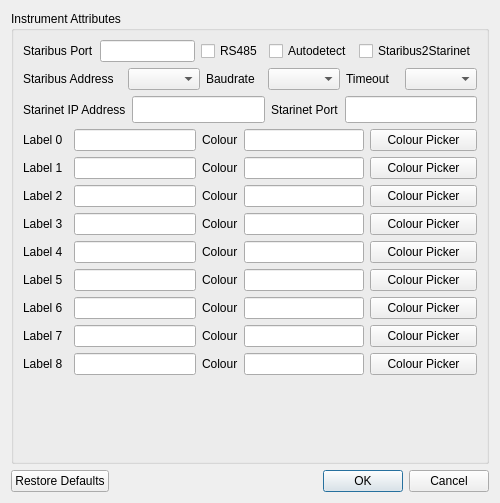
<?xml version="1.0" encoding="UTF-8"?>
<ui version="4.0">
 <class>InstrumentAttributesDialog</class>
 <widget class="QDialog" name="InstrumentAttributesDialog">
  <property name="geometry">
   <rect>
    <x>0</x>
    <y>0</y>
    <width>500</width>
    <height>503</height>
   </rect>
  </property>
  <property name="minimumSize">
   <size>
    <width>500</width>
    <height>503</height>
   </size>
  </property>
  <property name="maximumSize">
   <size>
    <width>1000</width>
    <height>600</height>
   </size>
  </property>
  <property name="windowTitle">
   <string>Instrument Attributes</string>
  </property>
  <layout class="QGridLayout" name="gridLayout_3">
   <item row="0" column="0">
    <widget class="QGroupBox" name="groupBox">
     <property name="styleSheet">
      <string notr="true"/>
     </property>
     <property name="title">
      <string>Instrument Attributes</string>
     </property>
     <layout class="QGridLayout" name="gridLayout">
      <item row="3" column="1">
       <widget class="QLineEdit" name="Chan0LabelEdit">
        <property name="minimumSize">
         <size>
          <width>120</width>
          <height>0</height>
         </size>
        </property>
        <property name="maximumSize">
         <size>
          <width>160</width>
          <height>16777215</height>
         </size>
        </property>
        <property name="maxLength">
         <number>12</number>
        </property>
       </widget>
      </item>
      <item row="3" column="2">
       <widget class="QLabel" name="label_13">
        <property name="minimumSize">
         <size>
          <width>0</width>
          <height>0</height>
         </size>
        </property>
        <property name="text">
         <string>Colour</string>
        </property>
       </widget>
      </item>
      <item row="3" column="3">
       <widget class="QLineEdit" name="Chan0ColourLineEdit">
        <property name="minimumSize">
         <size>
          <width>120</width>
          <height>0</height>
         </size>
        </property>
        <property name="maximumSize">
         <size>
          <width>120</width>
          <height>16777215</height>
         </size>
        </property>
        <property name="maxLength">
         <number>7</number>
        </property>
       </widget>
      </item>
      <item row="3" column="4">
       <widget class="QPushButton" name="PickerButton0">
        <property name="minimumSize">
         <size>
          <width>107</width>
          <height>20</height>
         </size>
        </property>
        <property name="maximumSize">
         <size>
          <width>100</width>
          <height>16777215</height>
         </size>
        </property>
        <property name="text">
         <string>Colour Picker</string>
        </property>
       </widget>
      </item>
      <item row="4" column="0">
       <widget class="QLabel" name="label_5">
        <property name="minimumSize">
         <size>
          <width>30</width>
          <height>0</height>
         </size>
        </property>
        <property name="maximumSize">
         <size>
          <width>80</width>
          <height>16777215</height>
         </size>
        </property>
        <property name="text">
         <string>Label 1</string>
        </property>
       </widget>
      </item>
      <item row="4" column="2">
       <widget class="QLabel" name="label_18">
        <property name="minimumSize">
         <size>
          <width>0</width>
          <height>0</height>
         </size>
        </property>
        <property name="text">
         <string>Colour</string>
        </property>
       </widget>
      </item>
      <item row="4" column="3">
       <widget class="QLineEdit" name="Chan1ColourLineEdit">
        <property name="minimumSize">
         <size>
          <width>120</width>
          <height>0</height>
         </size>
        </property>
        <property name="maximumSize">
         <size>
          <width>120</width>
          <height>16777215</height>
         </size>
        </property>
        <property name="maxLength">
         <number>7</number>
        </property>
       </widget>
      </item>
      <item row="8" column="1">
       <widget class="QLineEdit" name="Chan5LabelEdit">
        <property name="minimumSize">
         <size>
          <width>120</width>
          <height>0</height>
         </size>
        </property>
        <property name="maximumSize">
         <size>
          <width>160</width>
          <height>16777215</height>
         </size>
        </property>
        <property name="maxLength">
         <number>12</number>
        </property>
       </widget>
      </item>
      <item row="4" column="4">
       <widget class="QPushButton" name="PickerButton1">
        <property name="minimumSize">
         <size>
          <width>107</width>
          <height>0</height>
         </size>
        </property>
        <property name="maximumSize">
         <size>
          <width>100</width>
          <height>16777215</height>
         </size>
        </property>
        <property name="text">
         <string>Colour Picker</string>
        </property>
       </widget>
      </item>
      <item row="5" column="0">
       <widget class="QLabel" name="label_6">
        <property name="minimumSize">
         <size>
          <width>30</width>
          <height>20</height>
         </size>
        </property>
        <property name="maximumSize">
         <size>
          <width>80</width>
          <height>16777215</height>
         </size>
        </property>
        <property name="text">
         <string>Label 2</string>
        </property>
       </widget>
      </item>
      <item row="5" column="1">
       <widget class="QLineEdit" name="Chan2LabelEdit">
        <property name="minimumSize">
         <size>
          <width>120</width>
          <height>20</height>
         </size>
        </property>
        <property name="maximumSize">
         <size>
          <width>160</width>
          <height>16777215</height>
         </size>
        </property>
        <property name="maxLength">
         <number>12</number>
        </property>
       </widget>
      </item>
      <item row="5" column="2">
       <widget class="QLabel" name="label_19">
        <property name="minimumSize">
         <size>
          <width>0</width>
          <height>20</height>
         </size>
        </property>
        <property name="text">
         <string>Colour</string>
        </property>
       </widget>
      </item>
      <item row="5" column="3">
       <widget class="QLineEdit" name="Chan2ColourLineEdit">
        <property name="minimumSize">
         <size>
          <width>120</width>
          <height>20</height>
         </size>
        </property>
        <property name="maximumSize">
         <size>
          <width>120</width>
          <height>16777215</height>
         </size>
        </property>
        <property name="maxLength">
         <number>7</number>
        </property>
       </widget>
      </item>
      <item row="5" column="4">
       <widget class="QPushButton" name="PickerButton2">
        <property name="minimumSize">
         <size>
          <width>107</width>
          <height>0</height>
         </size>
        </property>
        <property name="maximumSize">
         <size>
          <width>100</width>
          <height>16777215</height>
         </size>
        </property>
        <property name="text">
         <string>Colour Picker</string>
        </property>
       </widget>
      </item>
      <item row="6" column="0">
       <widget class="QLabel" name="label_7">
        <property name="minimumSize">
         <size>
          <width>30</width>
          <height>0</height>
         </size>
        </property>
        <property name="maximumSize">
         <size>
          <width>80</width>
          <height>16777215</height>
         </size>
        </property>
        <property name="text">
         <string>Label 3</string>
        </property>
       </widget>
      </item>
      <item row="6" column="1">
       <widget class="QLineEdit" name="Chan3LabelEdit">
        <property name="minimumSize">
         <size>
          <width>120</width>
          <height>0</height>
         </size>
        </property>
        <property name="maximumSize">
         <size>
          <width>160</width>
          <height>16777215</height>
         </size>
        </property>
        <property name="maxLength">
         <number>12</number>
        </property>
       </widget>
      </item>
      <item row="6" column="2">
       <widget class="QLabel" name="label_20">
        <property name="text">
         <string>Colour</string>
        </property>
       </widget>
      </item>
      <item row="6" column="3">
       <widget class="QLineEdit" name="Chan3ColourLineEdit">
        <property name="minimumSize">
         <size>
          <width>120</width>
          <height>0</height>
         </size>
        </property>
        <property name="maximumSize">
         <size>
          <width>120</width>
          <height>16777215</height>
         </size>
        </property>
        <property name="maxLength">
         <number>7</number>
        </property>
       </widget>
      </item>
      <item row="0" column="0" colspan="5">
       <layout class="QHBoxLayout" name="horizontalLayout">
        <item>
         <widget class="QLabel" name="label_15">
          <property name="text">
           <string>Staribus Port</string>
          </property>
         </widget>
        </item>
        <item>
         <widget class="QLineEdit" name="StaribusPortLineEdit"/>
        </item>
        <item>
         <widget class="QCheckBox" name="RS485checkBox">
          <property name="text">
           <string>RS485</string>
          </property>
         </widget>
        </item>
        <item>
         <widget class="QCheckBox" name="StaribusAutodetectCheckBox">
          <property name="text">
           <string>Autodetect</string>
          </property>
         </widget>
        </item>
        <item>
         <widget class="QCheckBox" name="Staribus2StarinetCheckBox">
          <property name="text">
           <string>Staribus2Starinet</string>
          </property>
         </widget>
        </item>
       </layout>
      </item>
      <item row="6" column="4">
       <widget class="QPushButton" name="PickerButton3">
        <property name="minimumSize">
         <size>
          <width>107</width>
          <height>0</height>
         </size>
        </property>
        <property name="maximumSize">
         <size>
          <width>100</width>
          <height>16777215</height>
         </size>
        </property>
        <property name="text">
         <string>Colour Picker</string>
        </property>
       </widget>
      </item>
      <item row="7" column="0">
       <widget class="QLabel" name="label_8">
        <property name="minimumSize">
         <size>
          <width>30</width>
          <height>0</height>
         </size>
        </property>
        <property name="maximumSize">
         <size>
          <width>80</width>
          <height>16777215</height>
         </size>
        </property>
        <property name="text">
         <string>Label 4</string>
        </property>
       </widget>
      </item>
      <item row="7" column="1">
       <widget class="QLineEdit" name="Chan4LabelEdit">
        <property name="minimumSize">
         <size>
          <width>120</width>
          <height>0</height>
         </size>
        </property>
        <property name="maximumSize">
         <size>
          <width>160</width>
          <height>16777215</height>
         </size>
        </property>
        <property name="maxLength">
         <number>12</number>
        </property>
       </widget>
      </item>
      <item row="7" column="2">
       <widget class="QLabel" name="label_21">
        <property name="text">
         <string>Colour</string>
        </property>
       </widget>
      </item>
      <item row="7" column="3">
       <widget class="QLineEdit" name="Chan4ColourLineEdit">
        <property name="minimumSize">
         <size>
          <width>120</width>
          <height>0</height>
         </size>
        </property>
        <property name="maximumSize">
         <size>
          <width>120</width>
          <height>16777215</height>
         </size>
        </property>
        <property name="maxLength">
         <number>7</number>
        </property>
       </widget>
      </item>
      <item row="7" column="4">
       <widget class="QPushButton" name="PickerButton4">
        <property name="minimumSize">
         <size>
          <width>107</width>
          <height>0</height>
         </size>
        </property>
        <property name="maximumSize">
         <size>
          <width>100</width>
          <height>16777215</height>
         </size>
        </property>
        <property name="text">
         <string>Colour Picker</string>
        </property>
       </widget>
      </item>
      <item row="8" column="0">
       <widget class="QLabel" name="label_9">
        <property name="minimumSize">
         <size>
          <width>30</width>
          <height>0</height>
         </size>
        </property>
        <property name="maximumSize">
         <size>
          <width>80</width>
          <height>16777215</height>
         </size>
        </property>
        <property name="text">
         <string>Label 5</string>
        </property>
       </widget>
      </item>
      <item row="8" column="2">
       <widget class="QLabel" name="label_22">
        <property name="text">
         <string>Colour</string>
        </property>
       </widget>
      </item>
      <item row="8" column="3">
       <widget class="QLineEdit" name="Chan5ColourLineEdit">
        <property name="minimumSize">
         <size>
          <width>120</width>
          <height>0</height>
         </size>
        </property>
        <property name="maximumSize">
         <size>
          <width>120</width>
          <height>16777215</height>
         </size>
        </property>
        <property name="maxLength">
         <number>7</number>
        </property>
       </widget>
      </item>
      <item row="8" column="4">
       <widget class="QPushButton" name="PickerButton5">
        <property name="minimumSize">
         <size>
          <width>107</width>
          <height>0</height>
         </size>
        </property>
        <property name="maximumSize">
         <size>
          <width>100</width>
          <height>16777215</height>
         </size>
        </property>
        <property name="text">
         <string>Colour Picker</string>
        </property>
       </widget>
      </item>
      <item row="9" column="0">
       <widget class="QLabel" name="label_10">
        <property name="minimumSize">
         <size>
          <width>30</width>
          <height>0</height>
         </size>
        </property>
        <property name="maximumSize">
         <size>
          <width>80</width>
          <height>16777215</height>
         </size>
        </property>
        <property name="text">
         <string>Label 6</string>
        </property>
       </widget>
      </item>
      <item row="1" column="0" colspan="5">
       <layout class="QHBoxLayout" name="horizontalLayout_2">
        <property name="spacing">
         <number>6</number>
        </property>
        <item>
         <widget class="QLabel" name="label">
          <property name="minimumSize">
           <size>
            <width>102</width>
            <height>0</height>
           </size>
          </property>
          <property name="text">
           <string>Staribus Address</string>
          </property>
         </widget>
        </item>
        <item>
         <widget class="QComboBox" name="comboBox">
          <property name="maxCount">
           <number>253</number>
          </property>
         </widget>
        </item>
        <item>
         <widget class="QLabel" name="label_16">
          <property name="minimumSize">
           <size>
            <width>56</width>
            <height>0</height>
           </size>
          </property>
          <property name="text">
           <string>Baudrate</string>
          </property>
         </widget>
        </item>
        <item>
         <widget class="QComboBox" name="BaudrateCombobox"/>
        </item>
        <item>
         <widget class="QLabel" name="label_17">
          <property name="minimumSize">
           <size>
            <width>53</width>
            <height>0</height>
           </size>
          </property>
          <property name="maximumSize">
           <size>
            <width>53</width>
            <height>16777215</height>
           </size>
          </property>
          <property name="text">
           <string>Timeout</string>
          </property>
         </widget>
        </item>
        <item>
         <widget class="QComboBox" name="TimeoutCombobox"/>
        </item>
       </layout>
      </item>
      <item row="2" column="0" colspan="5">
       <layout class="QHBoxLayout" name="horizontalLayout_3">
        <item>
         <widget class="QLabel" name="label_2">
          <property name="text">
           <string>Starinet IP Address</string>
          </property>
         </widget>
        </item>
        <item>
         <widget class="QLineEdit" name="StarinetAddressLineEdit">
          <property name="minimumSize">
           <size>
            <width>129</width>
            <height>27</height>
           </size>
          </property>
          <property name="maxLength">
           <number>15</number>
          </property>
         </widget>
        </item>
        <item>
         <widget class="QLabel" name="label_3">
          <property name="text">
           <string>Starinet Port</string>
          </property>
         </widget>
        </item>
        <item>
         <widget class="QLineEdit" name="StarinetPortLineEdit">
          <property name="minimumSize">
           <size>
            <width>50</width>
            <height>27</height>
           </size>
          </property>
          <property name="maxLength">
           <number>5</number>
          </property>
         </widget>
        </item>
       </layout>
      </item>
      <item row="4" column="1">
       <widget class="QLineEdit" name="Chan1LabelEdit">
        <property name="minimumSize">
         <size>
          <width>120</width>
          <height>0</height>
         </size>
        </property>
        <property name="maximumSize">
         <size>
          <width>160</width>
          <height>16777215</height>
         </size>
        </property>
        <property name="maxLength">
         <number>12</number>
        </property>
       </widget>
      </item>
      <item row="3" column="0">
       <widget class="QLabel" name="label_4">
        <property name="minimumSize">
         <size>
          <width>45</width>
          <height>0</height>
         </size>
        </property>
        <property name="maximumSize">
         <size>
          <width>80</width>
          <height>16777215</height>
         </size>
        </property>
        <property name="text">
         <string>Label 0</string>
        </property>
       </widget>
      </item>
      <item row="9" column="1">
       <widget class="QLineEdit" name="Chan6LabelEdit">
        <property name="minimumSize">
         <size>
          <width>120</width>
          <height>0</height>
         </size>
        </property>
        <property name="maximumSize">
         <size>
          <width>160</width>
          <height>16777215</height>
         </size>
        </property>
        <property name="maxLength">
         <number>12</number>
        </property>
       </widget>
      </item>
      <item row="9" column="2">
       <widget class="QLabel" name="label_23">
        <property name="text">
         <string>Colour</string>
        </property>
       </widget>
      </item>
      <item row="9" column="3">
       <widget class="QLineEdit" name="Chan6ColourLineEdit">
        <property name="minimumSize">
         <size>
          <width>120</width>
          <height>0</height>
         </size>
        </property>
        <property name="maximumSize">
         <size>
          <width>120</width>
          <height>16777215</height>
         </size>
        </property>
        <property name="maxLength">
         <number>7</number>
        </property>
       </widget>
      </item>
      <item row="9" column="4">
       <widget class="QPushButton" name="PickerButton6">
        <property name="minimumSize">
         <size>
          <width>107</width>
          <height>0</height>
         </size>
        </property>
        <property name="maximumSize">
         <size>
          <width>100</width>
          <height>16777215</height>
         </size>
        </property>
        <property name="text">
         <string>Colour Picker</string>
        </property>
       </widget>
      </item>
      <item row="10" column="0">
       <widget class="QLabel" name="label_11">
        <property name="minimumSize">
         <size>
          <width>30</width>
          <height>0</height>
         </size>
        </property>
        <property name="maximumSize">
         <size>
          <width>80</width>
          <height>16777215</height>
         </size>
        </property>
        <property name="text">
         <string>Label 7</string>
        </property>
       </widget>
      </item>
      <item row="10" column="1">
       <widget class="QLineEdit" name="Chan7LabelEdit">
        <property name="minimumSize">
         <size>
          <width>120</width>
          <height>0</height>
         </size>
        </property>
        <property name="maximumSize">
         <size>
          <width>160</width>
          <height>16777215</height>
         </size>
        </property>
        <property name="maxLength">
         <number>12</number>
        </property>
       </widget>
      </item>
      <item row="10" column="2">
       <widget class="QLabel" name="label_24">
        <property name="text">
         <string>Colour</string>
        </property>
       </widget>
      </item>
      <item row="10" column="3">
       <widget class="QLineEdit" name="Chan7ColourLineEdit">
        <property name="minimumSize">
         <size>
          <width>120</width>
          <height>0</height>
         </size>
        </property>
        <property name="maximumSize">
         <size>
          <width>120</width>
          <height>16777215</height>
         </size>
        </property>
        <property name="maxLength">
         <number>7</number>
        </property>
       </widget>
      </item>
      <item row="10" column="4">
       <widget class="QPushButton" name="PickerButton7">
        <property name="minimumSize">
         <size>
          <width>107</width>
          <height>0</height>
         </size>
        </property>
        <property name="maximumSize">
         <size>
          <width>100</width>
          <height>16777215</height>
         </size>
        </property>
        <property name="text">
         <string>Colour Picker</string>
        </property>
       </widget>
      </item>
      <item row="11" column="0">
       <widget class="QLabel" name="label_12">
        <property name="minimumSize">
         <size>
          <width>30</width>
          <height>0</height>
         </size>
        </property>
        <property name="maximumSize">
         <size>
          <width>80</width>
          <height>16777215</height>
         </size>
        </property>
        <property name="text">
         <string>Label 8</string>
        </property>
       </widget>
      </item>
      <item row="11" column="1">
       <widget class="QLineEdit" name="Chan8LabelEdit">
        <property name="minimumSize">
         <size>
          <width>120</width>
          <height>0</height>
         </size>
        </property>
        <property name="maximumSize">
         <size>
          <width>160</width>
          <height>16777215</height>
         </size>
        </property>
        <property name="maxLength">
         <number>12</number>
        </property>
       </widget>
      </item>
      <item row="11" column="2">
       <widget class="QLabel" name="label_25">
        <property name="text">
         <string>Colour</string>
        </property>
       </widget>
      </item>
      <item row="11" column="3">
       <widget class="QLineEdit" name="Chan8ColourLineEdit">
        <property name="minimumSize">
         <size>
          <width>120</width>
          <height>0</height>
         </size>
        </property>
        <property name="maximumSize">
         <size>
          <width>120</width>
          <height>16777215</height>
         </size>
        </property>
        <property name="maxLength">
         <number>7</number>
        </property>
       </widget>
      </item>
      <item row="11" column="4">
       <widget class="QPushButton" name="PickerButton8">
        <property name="minimumSize">
         <size>
          <width>107</width>
          <height>0</height>
         </size>
        </property>
        <property name="maximumSize">
         <size>
          <width>100</width>
          <height>16777215</height>
         </size>
        </property>
        <property name="text">
         <string>Colour Picker</string>
        </property>
       </widget>
      </item>
      <item row="12" column="2">
       <spacer name="verticalSpacer">
        <property name="orientation">
         <enum>Qt::Vertical</enum>
        </property>
        <property name="sizeHint" stdset="0">
         <size>
          <width>20</width>
          <height>40</height>
         </size>
        </property>
       </spacer>
      </item>
     </layout>
    </widget>
   </item>
   <item row="1" column="0">
    <widget class="QDialogButtonBox" name="buttonBox">
     <property name="orientation">
      <enum>Qt::Horizontal</enum>
     </property>
     <property name="standardButtons">
      <set>QDialogButtonBox::Cancel|QDialogButtonBox::Ok|QDialogButtonBox::RestoreDefaults</set>
     </property>
    </widget>
   </item>
  </layout>
 </widget>
 <resources/>
 <connections>
  <connection>
   <sender>buttonBox</sender>
   <signal>accepted()</signal>
   <receiver>InstrumentAttributesDialog</receiver>
   <slot>accept()</slot>
   <hints>
    <hint type="sourcelabel">
     <x>248</x>
     <y>254</y>
    </hint>
    <hint type="destinationlabel">
     <x>157</x>
     <y>274</y>
    </hint>
   </hints>
  </connection>
  <connection>
   <sender>buttonBox</sender>
   <signal>rejected()</signal>
   <receiver>InstrumentAttributesDialog</receiver>
   <slot>reject()</slot>
   <hints>
    <hint type="sourcelabel">
     <x>316</x>
     <y>260</y>
    </hint>
    <hint type="destinationlabel">
     <x>286</x>
     <y>274</y>
    </hint>
   </hints>
  </connection>
 </connections>
</ui>
